Frame 1 (no input): blank canvas, image omitted
Frame 60 (no input): blank canvas, image omitted
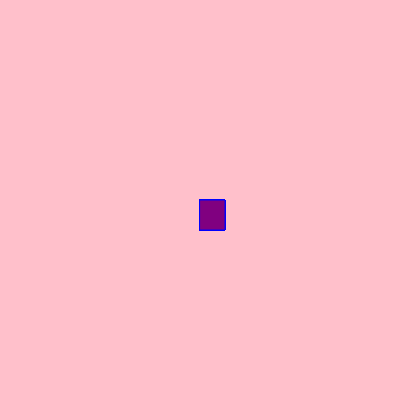
Frame 120 (the mouse pressed at the canvas centre since frame 60)

The p5.js sketch whose frames 1 and 60 were blank and that drew this single picture after the mouse press (run headless with seeded random() and noise() and a simulated clock; from frame 60 on, the mouse is pressed at the canvas centre):

// p5.js sketch
// ── sketch.js
function setup() {
    createCanvas(400, 400);
    background("pink");
    
  }
  
  function draw() {
    
  
    stroke("blue");
    fill("purple");
  
    //console.log(mouseIsPressed);
  
    if (mouseIsPressed) {
      rect(mouseX, mouseY, 25, 30);
    }
  }
  
